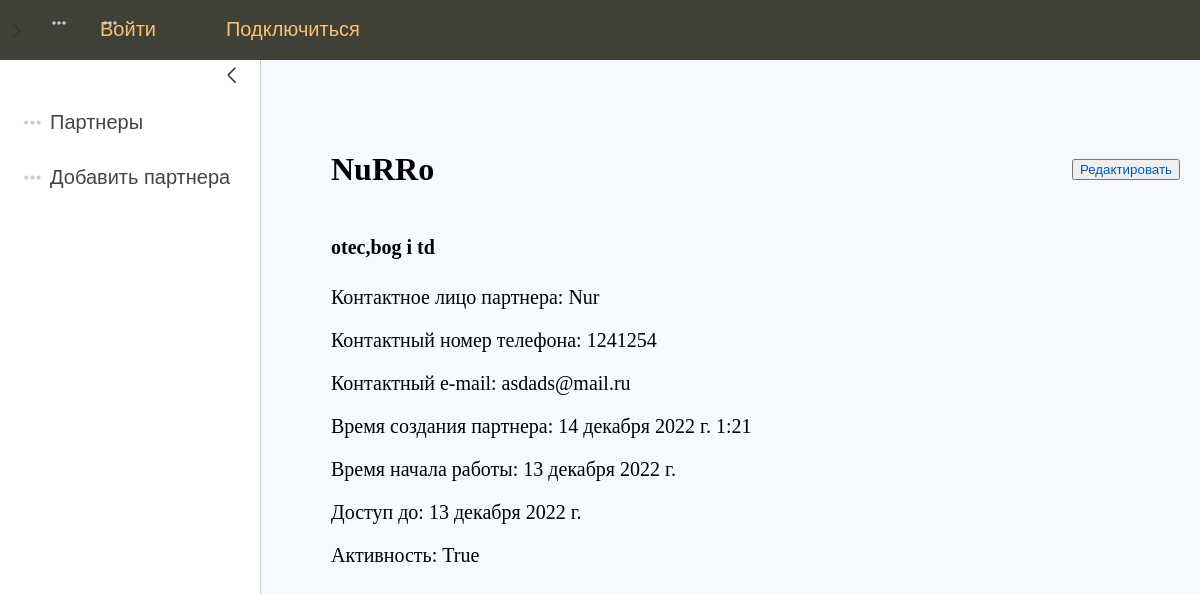
Page /partners/1/ on the earlier database version.
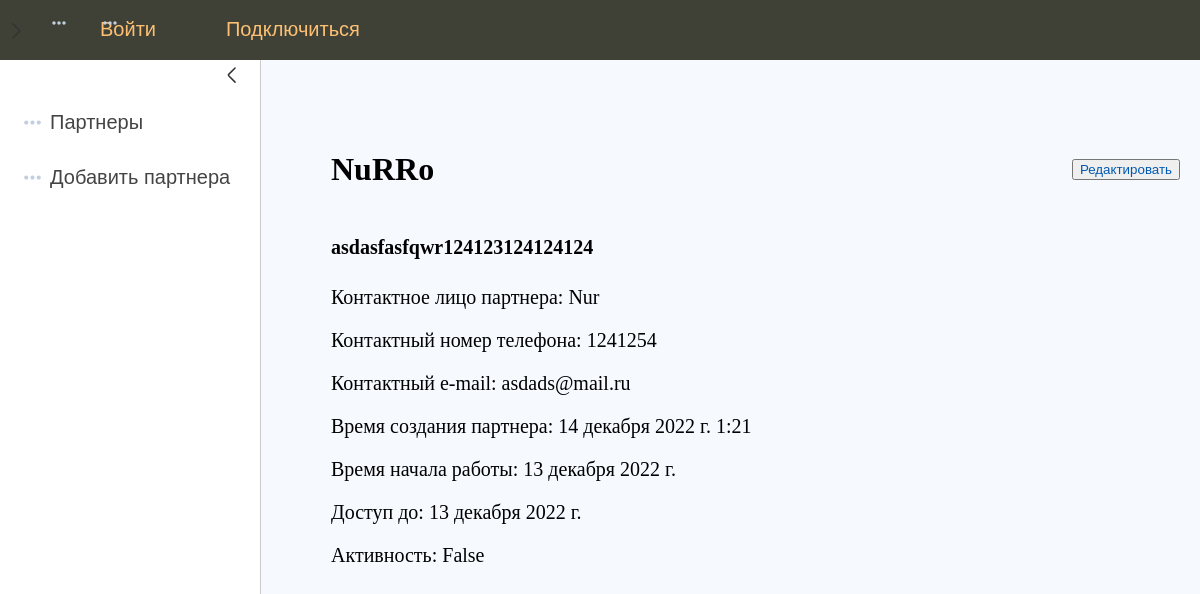
Same page on the later database version.
### Jaimain/models.py (models this page shows)
class Partner(models.Model):
    name = models.CharField(max_length=255, unique=True, verbose_name='Наименование партнера')
    logo = models.ImageField(upload_to='logos/', verbose_name='Логотип')
    description = models.TextField(blank=True, verbose_name='Описание')
    partner_person = models.CharField(max_length=255, verbose_name='Контактное лицо')
    partner_tel = models.CharField(max_length=255, verbose_name='Контактный телефон')
    partner_email = models.EmailField(verbose_name='Контактный email')
    time_create = models.DateTimeField(auto_now_add=True, verbose_name='Время создания')
    time_start_working = models.DateField(verbose_name='Дата начала работы')
    time_expires = models.DateField(verbose_name='Дата окончания работы')
    is_working = models.BooleanField(default=False, verbose_name='Активность')
    class Meta:
        verbose_name = 'Партнер'
        verbose_name_plural = 'Партнеры'
        ordering = ['id']

### Jaimain/views.py (the view)
# urls.py: path('partners/<int:partner_pk>/', ShowPartner.as_view(), name='partner'),
class ShowPartner(DataMixin, DetailView):
    model = Partner
    template_name = 'Jaimain/partner.html'
    pk_url_kwarg = 'partner_pk'
    context_object_name = 'partner'
    def get_context_data(self, *, object_list=None, **kwargs):
        context = super().get_context_data(**kwargs)
        c_def = self.get_user_context(title='Партнеры')
        return dict(list(context.items()) + list(c_def.items()))

### Jaimain/utils.py (called while the page is built)
    def get_user_context(self, **kwargs):
        context = kwargs
        user_menu = menu.copy()
        context['menu'] = user_menu
        return context

### Jaimain/templates/Jaimain/partner.html (shortened to what this page needs)
{% extends 'Jaimain/base.html' %}
{% block content %}
<div class="header_ilya">
    <h1>{{partner.name}}</h1>
    <div style="text-align: right" class="btn_ilya"><button><a href='{% url 'editpartner' partner.pk %}'>Редактировать</a></button></div>
</div>
<h4>{{partner.description|linebreaks}}</h4>
<p>Контактное лицо партнера: {{partner.partner_person}}</p>
<p>Контактный номер телефона: {{partner.partner_tel}}</p>
<p>Контактный e-mail: {{partner.partner_email}}</p>
<p>Время создания партнера: {{partner.time_create}}</p>
<p>Время начала работы: {{partner.time_start_working}}</p>
<p>Доступ до: {{partner.time_expires}}</p>
<p>Активность: {{partner.is_working}}</p>
{% endblock %}

Differences in the rows shown:
changed Partner "NuRRo": description "otec,bog i td" → "asdasfasfqwr124123124124124"; is_working "True" → "False"
